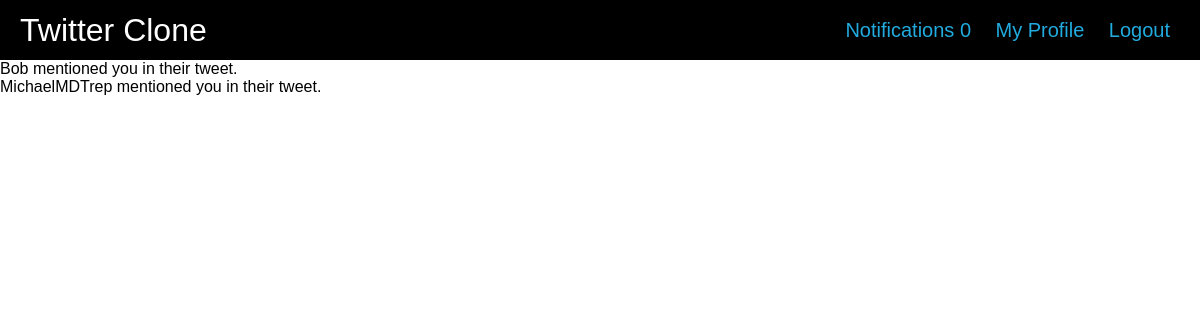
The page /notifications/ (signed in) on the database its author committed.
### twitteruser/models.py (models this page shows)
class MyUser(AbstractUser):
    age = models.IntegerField(blank=True, null=True)
    first_name = models.TextField(blank=True, null=True)
    last_name = models.TextField(blank=True, null=True)
    who_im_following = models.ManyToManyField(
        "self", related_name="followers", symmetrical=False)
    @property
    def new_notifications(self):
        return self.notifications.filter(is_new=True).count()

### notification/models.py (models this page shows, shortened)
class Notification(models.Model):
    user = models.ForeignKey(
        MyUser, on_delete=models.CASCADE, related_name='notifications')
    message = models.CharField(max_length=250)
    created_at = models.DateTimeField(auto_now_add=True)
    is_new = models.BooleanField(default=True)

### notification/views.py (the view)
# urls.py: path('', views.notification_list, name='notification_list'),
def notification_list(request):
    notifications = Notification.objects.filter(
        user=request.user).order_by('-created_at')
    notifications.update(is_new=False)
    return render(request, 'notification/notification_list.html', {'notifications': notifications})

### twitterclone/templates/notification/notification_list.html (shortened to what this page needs)
{% extends 'base.html' %}
{% block main %}
    {% for notification in notifications %}
        <div class="notification">
            {{ notification.message }}
        </div>
    {% endfor %}
{% endblock %}

### twitterclone/templates/base.html (shortened to what this page needs)
<!DOCTYPE html>
<html>
    <head>
    </head>
    <body>
        <nav class="navbar">
            <a class="logo" href="{% url 'home' %}">Twitter Clone</a>
            <div class="nav-links">
                {% if request.user.is_authenticated %}
                    <a href="{% url 'notification_list' %}">Notifications {{ request.user.new_notifications }}</a>
                    <a href="{% url 'user_profile' request.user.id %}">My Profile</a>
                    <a href="/logout/">Logout</a>
                {% else %}
                    <a href="/sign_up/">Sign Up</a>
                    <a href="/login/">Login</a>
                {% endif %}
            </div>
        </nav>
        <main>
            {% block main %}{% endblock %}
        </main>
    </body>
</html>

### twitterclone/templates/base.html (style rules this page uses)
* { padding: 0; margin: 0; box-sizing: border-box; }
body { font-family: Arial; }
.navbar { background: black; display: flex; justify-content: space-between; align-items: center; height: 60px; padding: 0 20px; }
.navbar .logo { color: white; font-size: 32px; text-decoration: none; }
.navbar .nav-links a { color: #21abde; font-size: 20px; text-decoration: none; padding: 10px; transition: .2s ease; }

### rows shown on the page
MyUser: user.new_notifications "0"
Notification: message "Bob mentioned you in their tweet."
Notification: message "MichaelMDTrep mentioned you in their tweet."
